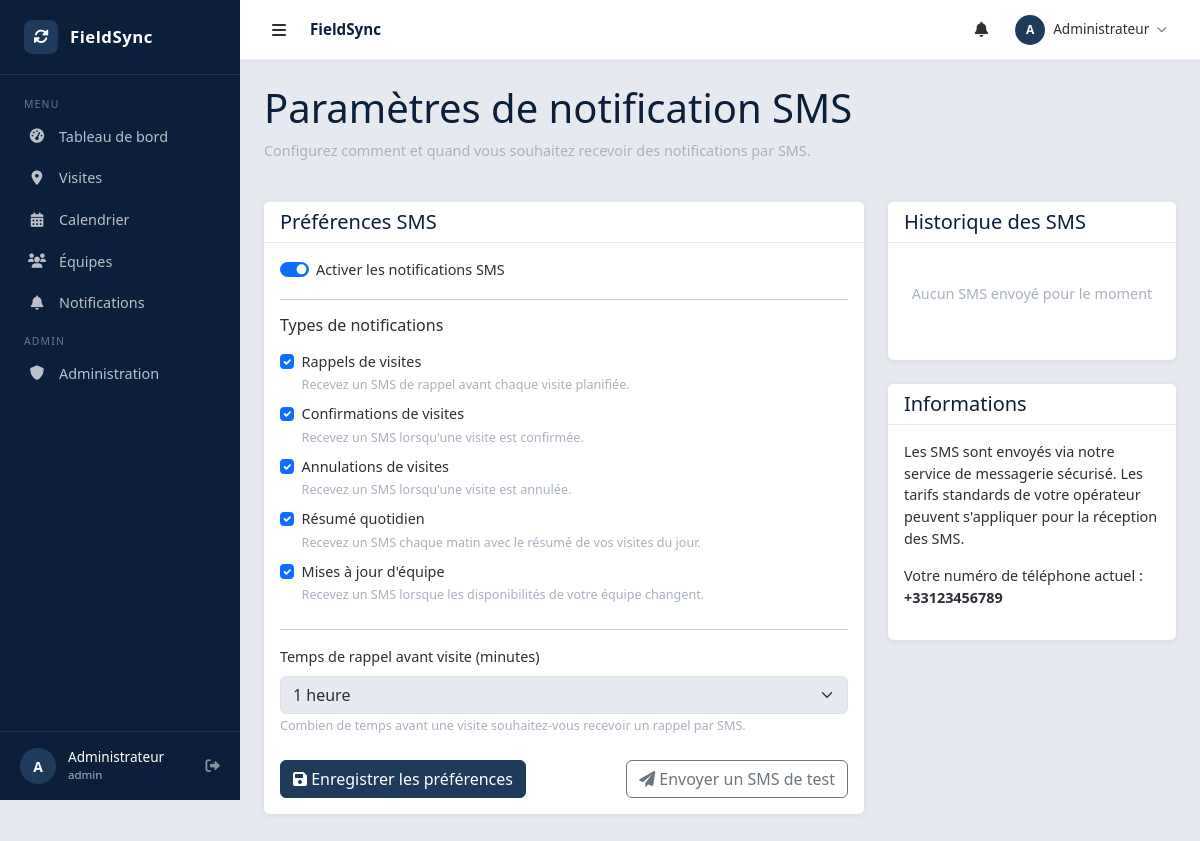
The app's page /index.php?controller=sms&action=settings (signed in) with its own data.
### tables this page shows
CREATE TABLE IF NOT EXISTS `user_sms_preferences` (
  `id` int(11) NOT NULL AUTO_INCREMENT,
  `user_id` int(11) NOT NULL,
  `visit_reminder` tinyint(1) NOT NULL DEFAULT 1,
  `visit_confirmation` tinyint(1) NOT NULL DEFAULT 1,
  `visit_cancellation` tinyint(1) NOT NULL DEFAULT 1,
  `daily_summary` tinyint(1) NOT NULL DEFAULT 1,
  `team_updates` tinyint(1) NOT NULL DEFAULT 0,
  `reminder_time` int(11) NOT NULL DEFAULT 60,
  `active` tinyint(1) NOT NULL DEFAULT 1,
  `created_at` datetime NOT NULL DEFAULT CURRENT_TIMESTAMP,
  `updated_at` datetime DEFAULT NULL ON UPDATE CURRENT_TIMESTAMP,
  PRIMARY KEY (`id`),
  UNIQUE KEY `user_id` (`user_id`),
  CONSTRAINT `user_sms_preferences_ibfk_1` FOREIGN KEY (`user_id`) REFERENCES `users` (`id`) ON DELETE CASCADE
);

CREATE TABLE IF NOT EXISTS `users` (
  `id` int(11) NOT NULL AUTO_INCREMENT,
  `name` varchar(100) NOT NULL,
  `email` varchar(100) NOT NULL,
  `password` varchar(255) NOT NULL,
  `role` enum('admin','manager','user') NOT NULL DEFAULT 'user',
  `phone` varchar(20) DEFAULT NULL,
  `created_at` datetime NOT NULL DEFAULT CURRENT_TIMESTAMP,
  `updated_at` datetime DEFAULT NULL ON UPDATE CURRENT_TIMESTAMP,
  PRIMARY KEY (`id`),
  UNIQUE KEY `email` (`email`)
);

### controllers/SmsController.php (called while the page is built, shortened)
<?php
class SmsController {
    private $db;
    public function __construct() {
        $database = new Database();
        $this->db = $database->getConnection();
    }
    public function settings() {
        $preference = new UserSmsPreference($this->db);
        $preference->readByUser($_SESSION['user_id']);
        $sms = new SmsNotification($this->db);
        $sms_history = $sms->readByUser($_SESSION['user_id'], 10);
        include 'views/sms/settings.php';
    }
}
?>

### config/database.php (called while the page is built, shortened)
<?php
class Database {
    private $host;
    private $db_name;
    private $username;
    private $password;
    public function __construct() {
        $this->host     = $_ENV['DB_HOST']     ?? 'localhost';
        $this->db_name  = $_ENV['DB_NAME']     ?? 'fieldsync';
        $this->username = $_ENV['DB_USER']     ?? 'root';
        $this->password = $_ENV['DB_PASSWORD'] ?? '';
    }
    public function getConnection() {
        $this->conn = null;
        try {
            $this->conn = new PDO(
                "mysql:host={$this->host};dbname={$this->db_name};charset=utf8mb4",
                $this->username,
                $this->password
            );
            $this->conn->setAttribute(PDO::ATTR_ERRMODE, PDO::ERRMODE_EXCEPTION);
            $this->conn->setAttribute(PDO::ATTR_DEFAULT_FETCH_MODE, PDO::FETCH_ASSOC);
        } catch (PDOException $e) {
            error_log('DB connection error: ' . $e->getMessage());
            if (defined('DEBUG_MODE') && DEBUG_MODE) {
                echo "Erreur de connexion : " . $e->getMessage();
            } else {
                echo "Erreur de connexion à la base de données.";
            }
        }
        return $this->conn;
    }
}
?>

### models/UserSmsPreference.php (called while the page is built, shortened)
<?php
class UserSmsPreference {
    private $conn;
    private $table_name = "user_sms_preferences";
    public function __construct($db) {
        $this->conn = $db;
    }
    public function readByUser($user_id) {
        $query = "SELECT * FROM " . $this->table_name . " WHERE user_id = :user_id LIMIT 0,1";
        $stmt = $this->conn->prepare($query);
        $stmt->bindParam(":user_id", $user_id);
        $stmt->execute();
        if ($stmt->rowCount() > 0) {
            $row = $stmt->fetch(PDO::FETCH_ASSOC);
            $this->visit_reminder = $row['visit_reminder'];
            $this->visit_confirmation = $row['visit_confirmation'];
            $this->visit_cancellation = $row['visit_cancellation'];
            $this->daily_summary = $row['daily_summary'];
            $this->team_updates = $row['team_updates'];
            $this->reminder_time = $row['reminder_time'];
            $this->active = $row['active'];
            return true;
        }
        return false;
    }
}
?>

### models/SmsNotification.php (called while the page is built, shortened)
<?php
class SmsNotification {
    private $conn;
    private $table_name = "sms_notifications";
    public function __construct($db) {
        $this->conn = $db;
    }
    public function readByUser($user_id, $limit = 20) {
        $query = "SELECT * FROM " . $this->table_name . "
                  WHERE user_id = :user_id
                  ORDER BY created_at DESC
                  LIMIT :limit";
        $stmt = $this->conn->prepare($query);
        $stmt->bindParam(":user_id", $user_id);
        $stmt->bindParam(":limit", $limit, PDO::PARAM_INT);
        $stmt->execute();
        return $stmt;
    }
}
?>

### models/User.php (called while the page is built, shortened)
<?php
class User {
    private $conn;
    private $table_name = "users";
    public $id;
    public function __construct($db) {
        $this->conn = $db;
    }
    public function readOne() {
        $query = "SELECT id, name, email, role, phone, created_at
                  FROM " . $this->table_name . "
                  WHERE id = :id
                  LIMIT 0,1";
        $stmt = $this->conn->prepare($query);
        $stmt->bindParam(":id", $this->id);
        $stmt->execute();
        $row = $stmt->fetch(PDO::FETCH_ASSOC);
        if ($row) {
            $this->phone = $row['phone'];
            return true;
        }
        return false;
    }
}
?>

### views/sms/settings.php (the view, shortened to what this page needs)
<?php include 'views/layout/header.php'; ?>
<div class="row mb-4">
    <div class="col">
        <h1>Paramètres de notification SMS</h1>
        <p class="text-muted">Configurez comment et quand vous souhaitez recevoir des notifications par SMS.</p>
    </div>
</div>
<div class="row">
    <div class="col-md-8">
        <div class="card mb-4">
            <div class="card-header">
                <h5 class="card-title mb-0">Préférences SMS</h5>
            </div>
            <div class="card-body">
                <form action="index.php?controller=sms&action=settings" method="post">
                    <div class="form-check form-switch mb-3">
                        <input class="form-check-input" type="checkbox" id="active" name="active" <?= $preference->active ? 'checked' : '' ?>>
                        <label class="form-check-label" for="active">Activer les notifications SMS</label>
                    </div>
                    <hr>
                    <h6 class="mb-3">Types de notifications</h6>
                    <div class="form-check mb-2">
                        <input class="form-check-input" type="checkbox" id="visit_reminder" name="visit_reminder" <?= $preference->visit_reminder ? 'checked' : '' ?>>
                        <label class="form-check-label" for="visit_reminder">Rappels de visites</label>
                        <small class="form-text text-muted d-block">Recevez un SMS de rappel avant chaque visite planifiée.</small>
                    </div>
                    <div class="form-check mb-2">
                        <input class="form-check-input" type="checkbox" id="visit_confirmation" name="visit_confirmation" <?= $preference->visit_confirmation ? 'checked' : '' ?>>
                        <label class="form-check-label" for="visit_confirmation">Confirmations de visites</label>
                        <small class="form-text text-muted d-block">Recevez un SMS lorsqu'une visite est confirmée.</small>
                    </div>
                    <div class="form-check mb-2">
                        <input class="form-check-input" type="checkbox" id="visit_cancellation" name="visit_cancellation" <?= $preference->visit_cancellation ? 'checked' : '' ?>>
                        <label class="form-check-label" for="visit_cancellation">Annulations de visites</label>
                        <small class="form-text text-muted d-block">Recevez un SMS lorsqu'une visite est annulée.</small>
                    </div>
                    <div class="form-check mb-2">
                        <input class="form-check-input" type="checkbox" id="daily_summary" name="daily_summary" <?= $preference->daily_summary ? 'checked' : '' ?>>
                        <label class="form-check-label" for="daily_summary">Résumé quotidien</label>
                        <small class="form-text text-muted d-block">Recevez un SMS chaque matin avec le résumé de vos visites du jour.</small>
                    </div>
                    <div class="form-check mb-4">
                        <input class="form-check-input" type="checkbox" id="team_updates" name="team_updates" <?= $preference->team_updates ? 'checked' : '' ?>>
                        <label class="form-check-label" for="team_updates">Mises à jour d'équipe</label>
                        <small class="form-text text-muted d-block">Recevez un SMS lorsque les disponibilités de votre équipe changent.</small>
                    </div>
                    <hr>
                    <div class="mb-3">
                        <label for="reminder_time" class="form-label">Temps de rappel avant visite (minutes)</label>
                        <select class="form-select" id="reminder_time" name="reminder_time">
                            <option value="60" <?= $preference->reminder_time == 60 ? 'selected' : '' ?>>1 heure</option>
                        </select>
                        <small class="form-text text-muted">Combien de temps avant une visite souhaitez-vous recevoir un rappel par SMS.</small>
                    </div>
                    <div class="d-flex justify-content-between mt-4">
                        <button type="submit" class="btn btn-primary">
                            <i class="fas fa-save"></i> Enregistrer les préférences
                        </button>
                        <a href="index.php?controller=sms&action=testSms" class="btn btn-outline-secondary">
                            <i class="fas fa-paper-plane"></i> Envoyer un SMS de test
                        </a>
                    </div>
                </form>
            </div>
        </div>
    </div>
    <div class="col-md-4">
        <div class="card">
            <div class="card-header">
                <h5 class="card-title mb-0">Historique des SMS</h5>
            </div>
            <div class="card-body">
                <?php if ($sms_history->rowCount() > 0): ?>
                    <div class="list-group list-group-flush">
                        <?php while ($sms = $sms_history->fetch(PDO::FETCH_ASSOC)): ?>
                            <div class="list-group-item px-0">
                                <div class="d-flex justify-content-between align-items-center">
                                    <span class="badge bg-<?= $sms['status'] == 'sent' ? 'success' : ($sms['status'] == 'pending' ? 'warning' : 'danger') ?>">
                                        <?= $sms['status'] == 'sent' ? 'Envoyé' : ($sms['status'] == 'pending' ? 'En attente' : 'Échec') ?>
                                    </span>
                                    <small class="text-muted"><?= date('d/m/Y H:i', strtotime($sms['created_at'])) ?></small>
                                </div>
                                <p class="mb-1 mt-2"><?= $sms['message'] ?></p>
                                <?php if ($sms['sent_at']): ?>
                                    <small class="text-muted">Envoyé le <?= date('d/m/Y à H:i', strtotime($sms['sent_at'])) ?></small>
                                <?php endif; ?>
                            </div>
                        <?php endwhile; ?>
                    </div>
                <?php else: ?>
                    <p class="text-center text-muted py-4">Aucun SMS envoyé pour le moment</p>
                <?php endif; ?>
            </div>
        </div>
        <div class="card mt-4">
            <div class="card-header">
                <h5 class="card-title mb-0">Informations</h5>
            </div>
            <div class="card-body">
                <p>Les SMS sont envoyés via notre service de messagerie sécurisé. Les tarifs standards de votre opérateur peuvent s'appliquer pour la réception des SMS.</p>
                <p>Votre numéro de téléphone actuel :
                    <?php
                    $user = new User($this->db);
                    $user->id = $_SESSION['user_id'];
                    $user->readOne();
                    echo !empty($user->phone) ? '<strong>' . $user->phone . '</strong>' : '<span class="text-danger">Non configuré</span>';
                    ?>
                </p>
            </div>
        </div>
    </div>
</div>
<?php include 'views/layout/footer.php'; ?>

### assets/css/style.css (style rules this page uses)
:root { --color-navy: #0B1F3A; --color-steel: #1F3B5C; --color-muted: #A7B1BE; --color-light: #E6E9EF; --color-dark: #2B2F36; --bs-primary: #1F3B5C; --bs-primary-rgb: 31,59,92; --bs-body-bg: #E6E9EF; --bs-body-color: #2B2F36; --bs-link-color: #1F3B5C; --bs-link-hover-color: #0B1F3A; }
body { background-color: var(--color-light); color: var(--color-dark); font-size: .9rem; }
h1, h2, h3, h4, h5 { color: var(--color-navy); }
.text-muted { color: var(--color-muted) !important; }
a { color: var(--color-steel); }
.card { border: none; box-shadow: 0 1px 6px rgba(11,31,58,.08); background: #fff; }
.card-header { background: #fff; border-bottom: 1px solid var(--color-light); font-weight: 600; color: var(--color-navy); }
.btn-primary { background-color: var(--color-steel); border-color: var(--color-steel); color: #fff; }

### records on screen
user_sms_preferences: active "☑", visit_reminder "☑", visit_confirmation "☑", visit_cancellation "☑", daily_summary "☑", team_updates "☑", reminder_time "1 heure"
users: phone "+33123456789"

### other values on screen
APP_NAME "FieldSync"
$_avatar_letter "A"
$_SESSION['user_name'] "Administrateur"
$_SESSION['user_role'] "admin"
$_topbar_title "FieldSync"
